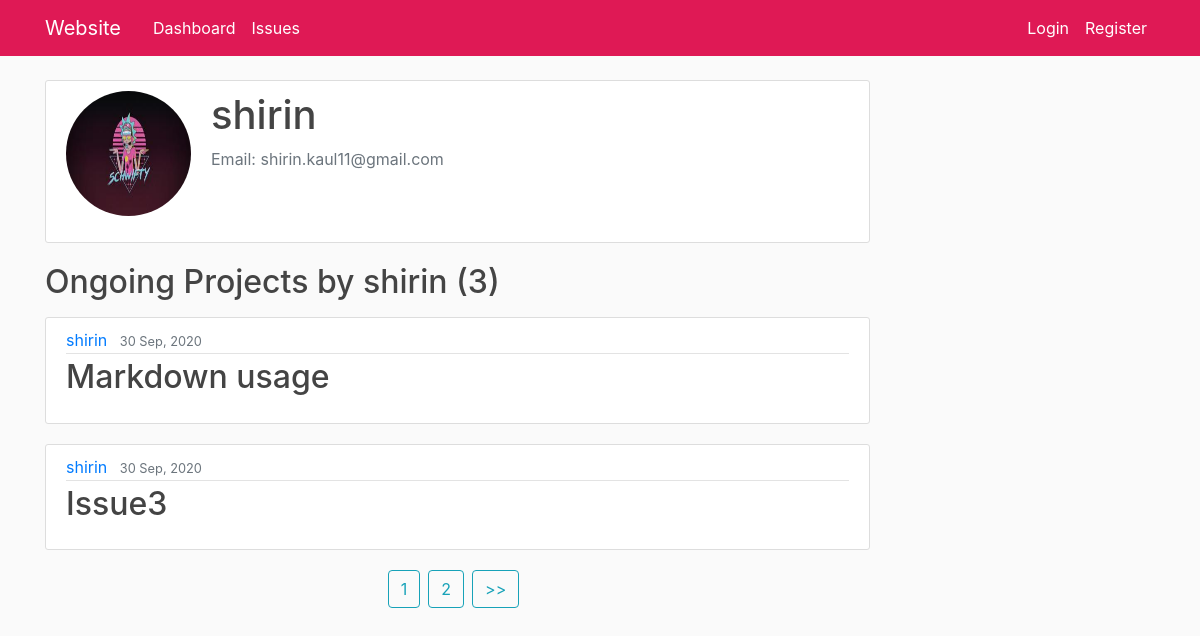
The page /user/shirin/ on the database as committed earlier.
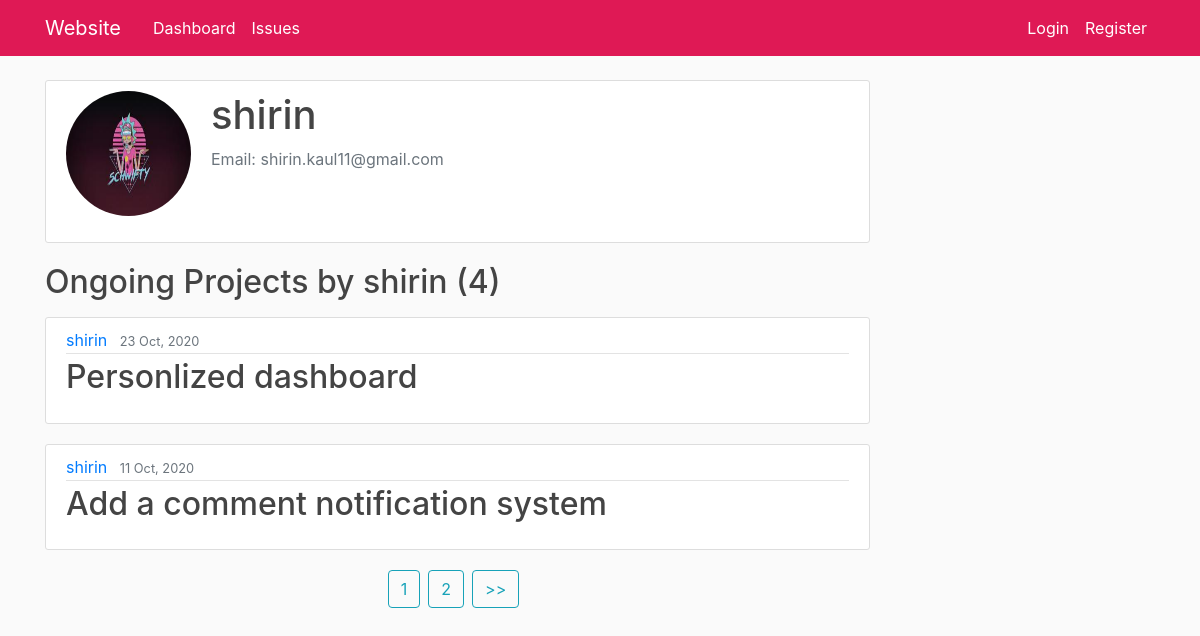
The same page on the database as committed later.
### users/models.py (models this page shows, shortened)
class Profile(models.Model):
    user = models.OneToOneField(User, on_delete=models.CASCADE)
    image = models.ImageField(default='default.png', upload_to='profile_pics')

### issue/models.py (models this page shows, shortened)
class Issue(models.Model):
    PRIORITY_CHOICES= (
        ('high','high'),
        ('medium','medium'),
        ('low', 'low')
    )
    title=models.CharField(max_length=100)
    content=RichTextUploadingField(verbose_name='Body',null=True,blank=True)
    date_created=models.DateTimeField(default=timezone.now)
    priority=models.CharField(max_length=30, choices=PRIORITY_CHOICES)
    author = models.ManyToManyField(User)
    completed = models.BooleanField(default=False)
    def body_summary(self):
        return markdownify(self.content[:200] + "...")

### issue/views.py (the view)
# urls.py: path('user/<str:username>/',issue_views.UserIssue, name="user-issues"),
def UserIssue(request,username):
    this_user = get_object_or_404(User, username=username)
    posts = this_user.issue_set.filter(completed=False).order_by('-id')
    paginator = Paginator(posts, 2) # Show 4 blogs per page.
    page_number = request.GET.get('page', 1)
    try:
        page_obj = paginator.page(page_number)
    except PageNotAnInteger:
        page_obj = paginator.page(1)
    except EmptyPage:
        page_obj = paginator.page(paginator.num_pages)
    context = {
        'this_user': this_user,
        'posts': page_obj,
    }
    return render(request, 'issue/user_issues.html', context)

### issue/templates/issue/user_issues.html (shortened to what this page needs)
{% extends "issue/base.html" %}
{% block content %}
<div class="col-md-9">
    <div class="content-section">
        <div class="media">
        <img class="rounded-circle account-img" src="{{ this_user.profile.image.url }}">
        <div class="media-body">
            <h2 class="account-heading">{{this_user.username}}</h2>
            <p class="text-secondary"> Email: {{this_user.email}}</p>
        </div>
        </div>
    </div>
</div>
<div class="col-md-9">
    {% if posts.paginator.count %}
        {% if not posts.first.completed %}
            <h2 class ="mb-3">Ongoing Projects by {{this_user.username}} ({{posts.paginator.count}})</h2>
        {% else %}
            <h2 class ="mb-3">Completed Projects by {{this_user.username}} ({{posts.paginator.count}})</h2>
        {% endif %}
    {% else %}
        <p class ="mb-3">Nothing to show here...</p>
    {% endif %}
    {% for post in posts %}
    <article class="media content-section">
        <div class="media-body">
            <div class="article-metadata">
                <a class="mr-2" href="{% url 'user-issues' post.author.first.username %}">{{ post.author.first }}</a>
                <small class="text-muted">{{ post.date_created|date:"j M, Y"}}</small>
            </div>
                <h2><a class="article-title" href="{% url 'issue-detail' post.id %}">{{ post.title }}</a></h2>
        </div>
    </article>
    {%endfor%}
    <div class="d-flex justify-content-center">
    {% if posts.has_other_pages %}
        {% for num in posts.paginator.page_range %}
            {% if posts.number == num %}
                <a class="btn btn-outline-info mb-4 mr-2" href="?page={{ num }}">{{num}}</a>
            {% elif num > posts.number|add:'-2' and num < posts.number|add:'2' %}
                <a class="btn btn-outline-info mb-4 mr-2" href="?page={{ num }}">{{num}}</a>
            {% endif %}
        {% endfor %}
        {% if posts.has_next %}
            <a class="btn btn-outline-info mb-4 mr-2" href="?page={{page_obj.next_page_number}}">
                >>
            </a>
        {% endif %}
    {% endif %}
        </div>
    </div>
</div>
{%endblock content%}

### issue/templates/issue/base.html (shortened to what this page needs)
{% load static %}
<!DOCTYPE html>
<html lang="en">
<head>
    <link rel="stylesheet" href="https://stackpath.bootstrapcdn.com/bootstrap/4.3.1/css/bootstrap.min.css">
    <link rel="stylesheet" type="text/css" href="{% static 'issue/main.css' %}">
</head>
<body>
    <header class="site-header">
        <nav class="navbar navbar-expand-md navbar-dark bg-steel fixed-top">
          <div class="container">
            <a class="navbar-brand mr-4" href="/">Website</a>
            <div class="collapse navbar-collapse" id="navbarToggle">
              <div class="navbar-nav mr-auto">
                <a class="nav-item nav-link" href="#">Dashboard</a>
                <a class="nav-item nav-link" href="{% url 'issue-home' %}">Issues</a>
              </div>
              <div class="navbar-nav">
                {% if user.is_authenticated %}
                <li class="nav-item dropdown">
                  <a class="nav-item nav-link" id="navbarDropdownMenuLink1" data-toggle="dropdown" aria-haspopup="true"
                    aria-expanded="false">Profile</a>
                  <div class="dropdown-menu dropdown-primary" aria-labelledby="navbarDropdownMenuLink1">
                    <a class="dropdown-item" href="{% url 'user-issues' user.username %}">View</a>
                    <a class="dropdown-item" href="{% url 'update_profile' %}">Edit</a>
                  </div>
                </li>
                  <a class="nav-item nav-link" href="{% url 'logout' %}">Logout</a>
                  <a class="nav-item nav-link" href="#">Notifs</a>
                {% else %}
                  <a class="nav-item nav-link" href="{% url 'login' %}">Login</a>
                  <a class="nav-item nav-link" href="{% url 'register' %}">Register</a>
                {% endif %}
              </div>
            </div>
          </div>
        </nav>
      </header>
      <main role="main" class="container">
        <div class="row">
          {% block content %}{% endblock %}
      </main>
<link rel="stylesheet" href="{% static 'ckeditor/ckeditor/plugins/codesnippet/lib/highlight/styles/default.css' %}" />
</body>
</html>

### issue/static/issue/main.css (style rules this page uses)
body { background: #fafafa; color: #333333; margin-top: 5rem; }
h1, h2, h3, h4, h5, h6 { color: #444444; }
.bg-steel { background-color: rgb(223, 25, 85); }
.site-header .navbar-nav .nav-link { color: white; }
.content-section { background: #ffffff; padding: 10px 20px; border: 1px solid #dddddd; border-radius: 3px; margin-bottom: 20px; }
.article-title { color: #444444; }
.article-metadata { padding-bottom: 1px; margin-bottom: 4px; border-bottom: 1px solid #e3e3e3 }
.account-img { height: 125px; width: 125px; margin-right: 20px; margin-bottom: 16px; }
.account-heading { font-size: 2.5rem; }

Rows that differ between the two databases and show on the page:
no longer on this page (row edited): Issue: author.first "shirin", date_created "30 Sep, 2020", title "Markdown usage"
no longer on this page (row unchanged): Issue: author.first "shirin", date_created "30 Sep, 2020", title "Issue3"
added Issue: author.first "shirin", date_created "23 Oct, 2020", title "Personlized dashboard"
added Issue: author.first "shirin", date_created "11 Oct, 2020", title "Add a comment notification system"
Other text that changed with them:
{{ posts.paginator.count }}: "3" → "4"
